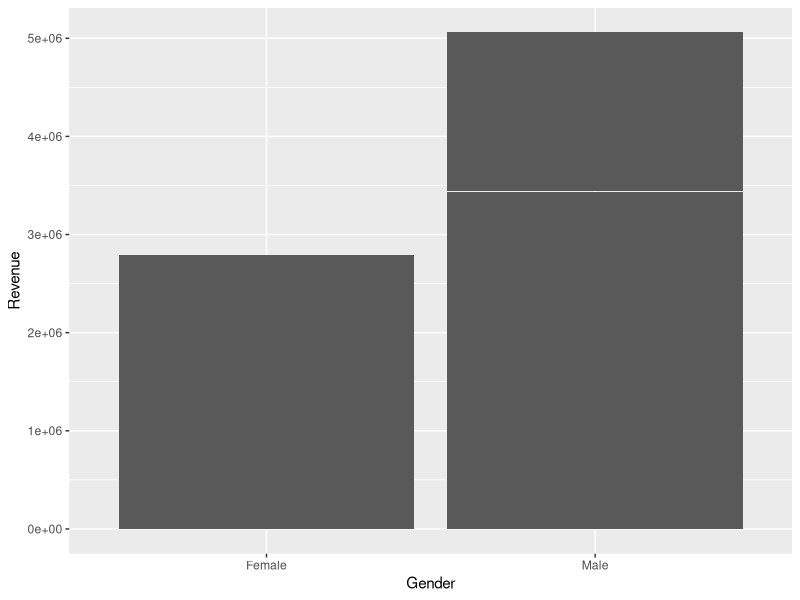

Recreate this plot in R.
## ---- chunk 1
library(readr)
data <- read_csv("customertxndata.csv", col_names = FALSE)
names(data) <- c("Visits", "Tranx", "OS", "Gender", "Revenue")

## ---- chunk 2
total_revenue <- sum(data$Revenue, na.rm = TRUE)
mean_visits <- mean(data$Visits, na.rm = TRUE)
median_revenue <- median(data$Revenue, na.rm = TRUE)
sd_revenue <- sd(data$Revenue, na.rm = TRUE)
getMode <- function(x) {
  nas <- is.na(x)
  y <- x[-nas]
  uniq <- unique(y)
  uniq[which.max(tabulate(match(y, uniq)))]
}
gender_mode <- getMode(data$Gender)

output <- data.frame(total_revenue, mean_visits, median_revenue, sd_revenue, gender_mode)
output
## ---- chunk 3
library(magrittr)
library(ggplot2)
library(tidyverse)
data %>%
  select(Gender, Revenue) %>%
  filter(!is.na(Gender)) %>%
  ggplot(aes(Gender, Revenue)) + geom_col(na.rm = TRUE)

## ---- chunk 4
cor(data$Visits, data$Revenue)
## ---- chunk 5
unique(data$Visits)
unique(data$Tranx)
unique(data$OS)
unique(data$Gender)
unique(data$Revenue)

data %>%
  select(Tranx) %>%
  filter(is.na(Tranx)) %>%
  summarise(Tranx_NAs = n())

data %>%
  select(Gender) %>%
  filter(is.na(Gender)) %>%
  summarise(Gender_NAs = n())
## ---- chunk 6
Tranx_NA <- is.na(data$Tranx)
Gender_NA <- is.na(data$Gender)
data$Tranx[Tranx_NA] <- round(mean(data$Tranx, na.rm = TRUE))
data$Gender[Gender_NA] <- getMode(data$Gender)
## ---- chunk 7
training <- data[seq(1, dim(data)[1], 2),]
validation <- data[seq(2, dim(data)[1], 2),]
## ---- chunk 8
train_mean <- mean(training$Revenue)
validation_mean <- mean(validation$Revenue)
train_mean
validation_mean
## ---- chunk 9
set.seed(77654)

sample <- sample.int(n = nrow(data), size = 0.6*nrow(data), replace = FALSE)
train <- data[sample,]

rem <- data[-sample,]
sample2 <- sample.int(n = nrow(rem), size = 0.2*nrow(data), replace = FALSE)
test <- data[sample2,]
validn <- data[-sample2,]
